Frame 1 (no input): blank canvas, image omitted
Frame 60 (no input): blank canvas, image omitted
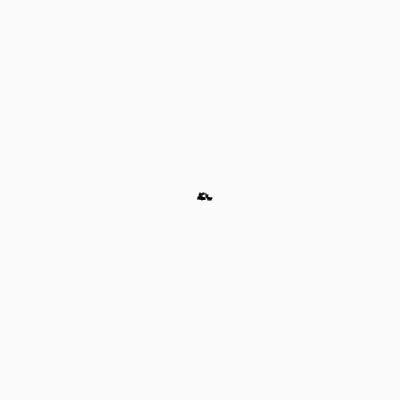
Frame 120 (the mouse pressed at the canvas centre since frame 60)

The p5.js sketch whose frames 1 and 60 were blank and that drew this single picture after the mouse press (run headless with seeded random() and noise() and a simulated clock; from frame 60 on, the mouse is pressed at the canvas centre):

// p5.js sketch
// ── sketch.js
 let w;

function setup() {
	createCanvas(400, 400);
	w = new Walker(200, 200);
	background(250);
}

function draw() {
	w.step();
	w.show();

}

class Walker {
  constructor(x, y) {
		this.x = x;
		this.y = y;
	}

	step() {
		this.x += int(random(0, 3))-1;
		this.y += int(random(0, 3))-1;
	}

	show() {
		noStroke();
		fill(0, 100);
		ellipse(this.x, this.y, 2, 2);
	}
}
